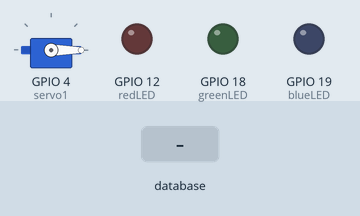
This program was run on a simulated Raspberry Pi (BCM pin numbers). Parts: servo, output pins drawn as LEDs (lit = HIGH). Inputs (shaded band) come from the test bench. Random numbers come from a fixed seed; each call to the cloud database takes 0.3 s, and an entry nobody has set reads as its off value or as empty; servo angles are drawn from the pulse width (0.5 ms = 0°, 2.5 ms = 180°).

Above: at 1.2 s.
1.3 s: database entry "isOpen" set to "1"
At 5.8 s:
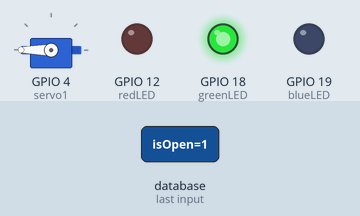
6.3 s: database entry "isOpen" set to "0"
At 8.0 s:
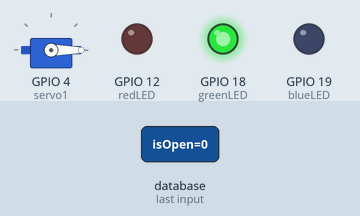
9.3 s: database entry "isFull" set to "1"
At 12.2 s:
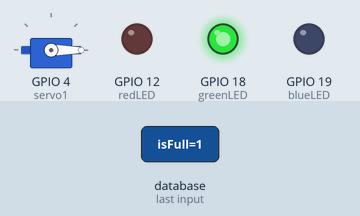
Timing chart, 0 to 13.7 s (numbered marks = the images above; inputs shaded):
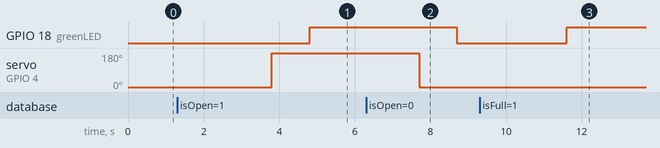

Measured:
- after the input at 1.3 s, GPIO 18 (greenLED): LOW → HIGH after 3.5 s; servo on GPIO 4 (servo1): 0° → 180° after 2.5 s
- after the input at 6.3 s, GPIO 18 (greenLED): HIGH → LOW after 2.4 s; servo on GPIO 4 (servo1): 180° → 0° after 1.4 s
- after the input at 9.3 s, GPIO 18 (greenLED): LOW → HIGH after 2.3 s

The program:

DeltaHacksX.py
```python
#!/usr/bin/env python3
import RPi.GPIO as GPIO
from time import sleep
import pyrebase
import os
import pygame
import random

config = {
  "apiKey": "SgoPRPVAT7deLJAdADSItM0E2y3SUcEU3U8bYvbc",
  "authDomain": "bitebox-79d22.firebaseapp.com",
  "databaseURL": "https://bitebox-79d22-default-rtdb.firebaseio.com/",
  "storageBucket": "bitebox-79d22.appspot.com"
}

firebase = pyrebase.initialize_app(config)

redLED = 12
blueLED = 19
greenLED = 18
servo1 = 4

GPIO.setwarnings(False)
GPIO.setmode(GPIO.BCM)

GPIO.setup(redLED,GPIO.OUT)
GPIO.setup(blueLED,GPIO.OUT)
GPIO.setup(greenLED,GPIO.OUT)
GPIO.setup(servo1,GPIO.OUT)

red_pwm = GPIO.PWM(redLED,1000)
blue_pwm = GPIO.PWM(blueLED,1000)
green_pwm = GPIO.PWM(greenLED,1000)
servo1_pwm = GPIO.PWM(servo1, 50)

red_pwm.start(0)
blue_pwm.start(0)
green_pwm.start(0)
servo1_pwm.start(0)

def red_LED():
    red_pwm.ChangeDutyCycle(100)
    blue_pwm.ChangeDutyCycle(0)
    green_pwm.ChangeDutyCycle(0)

def blue_LED():
    red_pwm.ChangeDutyCycle(0)
    blue_pwm.ChangeDutyCycle(100)
    green_pwm.ChangeDutyCycle(0)

def green_LED():
    red_pwm.ChangeDutyCycle(0)
    blue_pwm.ChangeDutyCycle(0)
    green_pwm.ChangeDutyCycle(100)

def power_Off_LED():
    red_pwm.ChangeDutyCycle(0)
    blue_pwm.ChangeDutyCycle(0)
    green_pwm.ChangeDutyCycle(0)

def open_Box():
    servo1_pwm.ChangeDutyCycle(12.5)

def close_Box():
    servo1_pwm.ChangeDutyCycle(2.5)

def play_sound(sound):
    pygame.mixer.init()
    pygame.mixer.music.load(sound)
    pygame.mixer.music.play()
    while pygame.mixer.music.get_busy():
        pygame.time.Clock().tick(10)

def temperature_led(temperature):
        if temperature == -1:
            blue_LED()
            sleep(1)
        elif temperature == 0:
            green_LED()
            sleep(1)
        else:
            red_LED()
            sleep(1)

def temperature_led_with_sound(temperature):
        if temperature == -1:
            blue_LED()
            sleep(1)
            sound = dict["cold"]
            play_sound(sound)
        elif temperature == 0:
            green_LED()
            sleep(1)
        elif temperature == 1:
            red_LED()
            sleep(1)
            sound = random.choice(dict["hot"])
            play_sound(sound)

dict = {
    "cold": "ice-ice-baby.mp3",
    "hot": ["ah-thats-hot.mp3"],
    "open": "fbi-open-up.mp3"
}

door_toggle = 0

try:
    while True:

        db = firebase.database()
        collection_name= "box"
        temperature = db.child(collection_name).child("temperature").get().val()
        isOpen = db.child(collection_name).child("isOpen").get().val()
        isFull = db.child(collection_name).child("isFull").get().val()

        if (isFull == 1 and isOpen == 1 and door_toggle == 0):
                door_toggle = 1
                open_Box()
                sleep(1)
                temperature_led(temperature)
                sound = dict["open"]
                play_sound(sound)

        elif (isFull == 1 and isOpen == 0):
                close_Box()
                sleep(1)
                temperature_led(temperature)
                door_toggle = 0

        elif (isFull == 0 and isOpen == 1 and door_toggle == 0):
                door_toggle = 1
                open_Box()
                sleep(1)
                temperature_led_with_sound(temperature)

        elif (isFull == 0 and isOpen == 0):
                door_toggle = 0
                close_Box()
                sleep(1)
                power_Off_LED()

        sleep(1)


except KeyboardInterrupt:
    pass

finally:
    red_pwm.stop()
    blue_pwm.stop()
    green_pwm.stop()
    servo1_pwm.stop()
    GPIO.cleanup()
```
